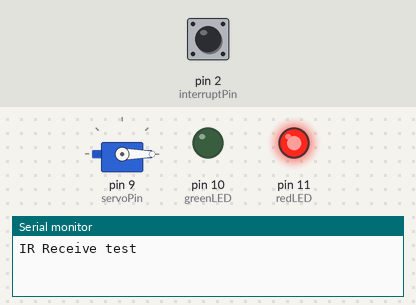
Simulated run of this sketch. Board: Arduino Uno, built with avr-gcc and run on an emulated ATmega328P. Shown: servo, output pins drawn as LEDs (lit = HIGH), the last lines printed to the serial monitor. The inputs (shaded band) are chosen by the test bench; at power-on: pin 2 (interruptPin) HIGH.

Above: at 1.2 s.
1.3 s: pin 2 (interruptPin) pulled LOW for 0.15 s
At 2.4 s:
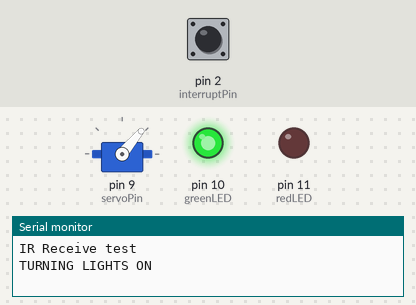
2.9 s: pin 2 (interruptPin) pulled LOW for 1 s
At 3.6 s:
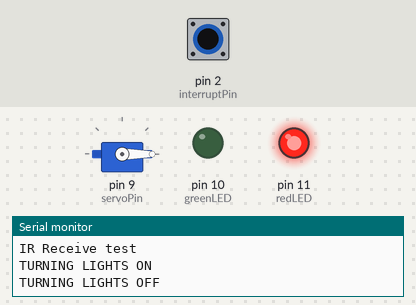
5.4 s: pin 2 (interruptPin) pulled LOW for 3.2 s
At 6.7 s:
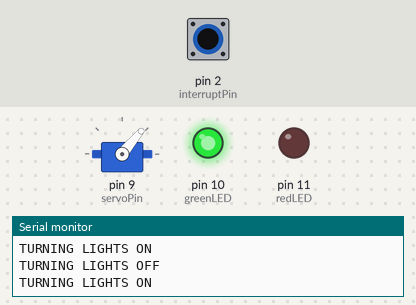
Timing chart, 0 to 8.4 s (numbered marks = the images above; inputs shaded):
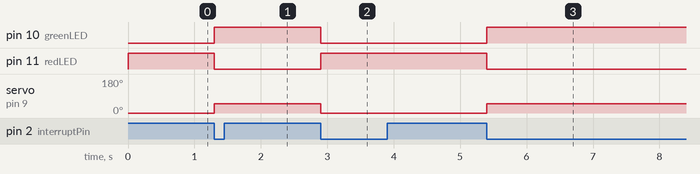

Measured:
- after the input at 1.3 s, pin 10 (greenLED): LOW → HIGH at once; pin 11 (redLED): HIGH → LOW at once; servo on pin 9 (servoPin): 0° → 50° at once
- after the input at 2.9 s, pin 10 (greenLED): HIGH → LOW at once; pin 11 (redLED): LOW → HIGH at once; servo on pin 9 (servoPin): 50° → 0° at once
- after the input at 5.4 s, pin 10 (greenLED): LOW → HIGH at once; pin 11 (redLED): HIGH → LOW at once; servo on pin 9 (servoPin): 0° → 50° at once

The sketch:

main.ino
```cpp
// Use a remote controller + servo to turn a light switch on an off


// Source Code + Diagrams for IR Remote
//https://create.arduino.cc/projecthub/electropeak/use-an-ir-remote-transmitter-and-receiver-with-arduino-1e6bc8


// Source for Servo Code
/*
*  IR read codes
*  by Hanie kiani
*  https://electropeak.com/learn/
*/
#include <IRremote.h>
#include <Servo.h>

// Light switch button
const byte interruptPin = 2;
unsigned long lastDebounceTime = 0;  // the last time the output pin was toggled
unsigned long debounceDelay = 200;    // the debounce time; increase if the output flickers


//Light switch servo
const byte IR_RECEIVE_PIN = 7;
const byte servoPin = 9;
int controllerInput;
int prevState;

// LED assignments
#define greenLED 10
#define redLED 11

// create servo object
Servo myservo;  // create servo object to control a servo
// twelve servo objects can be created on most boards

void setup()
{
    Serial.begin(115200);
    Serial.println("IR Receive test");
    IrReceiver.begin(IR_RECEIVE_PIN, ENABLE_LED_FEEDBACK);

    myservo.attach(servoPin); // use pin 9 for servo commands (need a PWM pin)
    myservo.write(0);
    pinMode(greenLED, OUTPUT);
    pinMode(redLED, OUTPUT);

    digitalWrite(redLED, HIGH);

    pinMode(interruptPin, INPUT_PULLUP);
    attachInterrupt(digitalPinToInterrupt(interruptPin), lightFlip, FALLING);
}

void loop()
{
   if (IrReceiver.decode()){

      // controller input
      controllerInput = IrReceiver.decodedIRData.command;

      Serial.println(controllerInput);

      // if 22, this means that "0" was pressed
      if(controllerInput == 22){
        if (controllerInput != prevState){
          Serial.println("TURNING LIGHTS OFF");
          myservo.write(0);
          digitalWrite(greenLED, LOW);
          digitalWrite(redLED,HIGH);
          prevState = controllerInput;
          delay(200);
        }

      }
      // if 12, this means that "0" was pressed
      if (controllerInput ==  12){
        if(prevState != controllerInput){
          Serial.println("TURNING LIGHTS ON");
          myservo.write(50);
          digitalWrite(greenLED, HIGH);
          digitalWrite(redLED,LOW);
          prevState = controllerInput;
          delay(200);
        }

      }

      IrReceiver.resume();
   }

}


void lightFlip() {

  if ((millis() - lastDebounceTime) > debounceDelay) {
  // whatever the reading is at, it's been there for longer than the debounce
  // delay, so take it as the actual current state:

      // if 22, this means that "0" was pressed
      if (prevState == 12){
        Serial.println("TURNING LIGHTS OFF");
        myservo.write(0);
        prevState = 22;

        digitalWrite(greenLED, LOW);
        digitalWrite(redLED,HIGH);
      }

      else{
        Serial.println("TURNING LIGHTS ON");
        myservo.write(50);
        prevState = 12;

        digitalWrite(greenLED, HIGH);
        digitalWrite(redLED,LOW);
      }

   lastDebounceTime = millis();

  }
}
```
